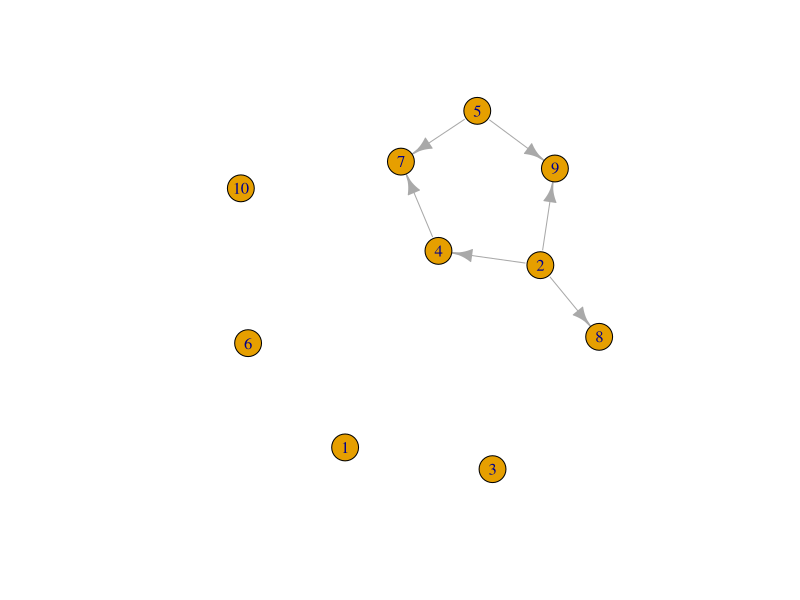

Recreate this plot in R.
## ---- chunk 1
knitr::opts_chunk$set(echo = TRUE)
## ---- chunk 2
one_plus <- 1 + 1e-15
one <- 1
one_plus
one
one_plus == one
all.equal(one_plus, one)
## ---- chunk 3
class(1)
class(1L)
## ---- chunk 4
library(Matrix)
dense_matrix <- Matrix(c(1, 2, 4, 3, 5, 8, 7, 7, 7), nrow=3, ncol=3)
class(dense_matrix)
## ---- chunk 5
# Invert a matrix:
solve(dense_matrix)
# Find the rank of a matrix:
rankMatrix(dense_matrix)
# Give the reciprocal condition number (reciprocal of product of norm of matrix and norm of inverse):
rcond(dense_matrix)
1 / (norm(dense_matrix) * norm(solve(dense_matrix)))
## ---- chunk 6
set.seed(17)
nrows <- 1000
ncols <- 1000
vals <- sample(x=c(0, 1, 2), prob=c(0.98, 0.01, 0.01), size=nrows*ncols, replace=TRUE)
sparse_matrix <- Matrix(vals, nrow=nrows, ncol=ncols, sparse=TRUE)
class(sparse_matrix)
## ---- chunk 7
# Invert a matrix:
sparse_inverse <- solve(sparse_matrix)
class(sparse_inverse) # still dgCMatrix
# Multiply by a vector:
class(sparse_inverse %*% c(1, rep(0, 998), 1)) # dgeMatrix
# Multiply by that vector represented as a sparse matrix:
class(sparse_inverse %*% Matrix(c(1, rep(0, 998), 1), nrow=1000, ncol=1, sparse=TRUE))
## ---- chunk 8
library(igraph)
sym_sparse <- rsparsematrix(nrow = 10,
                            ncol = 10,
                            density = 0.1,
                            symmetric = TRUE)
adj_graph <- graph_from_adjacency_matrix(sym_sparse, weighted = TRUE)
plot(adj_graph)
